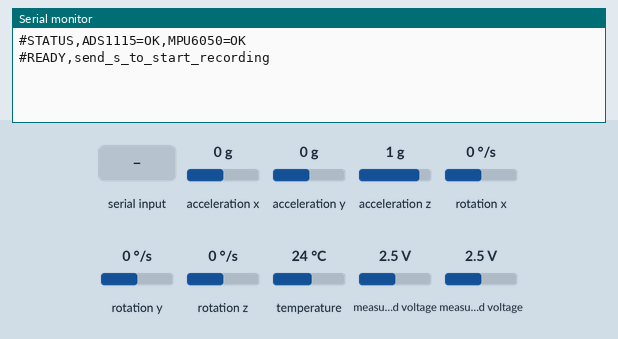
This sketch was run on a simulated ESP32-S3. On the bench: the last lines printed to the serial monitor. The test bench sets the inputs (shaded band); at power-on: acceleration x 0 g, acceleration y 0 g, acceleration z 1 g, rotation x 0 °/s, rotation y 0 °/s, rotation z 0 °/s, temperature 24 °C, measured voltage 2.5 V.

Above: at 2.4 s.
2.5 s: "s" received over Serial
At 3.4 s:
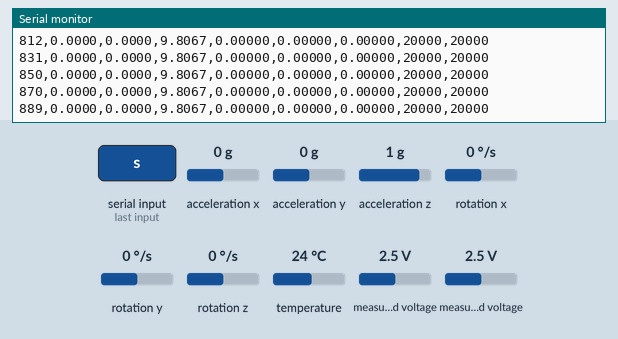
4.0 s: "x" received over Serial
At 4.9 s:
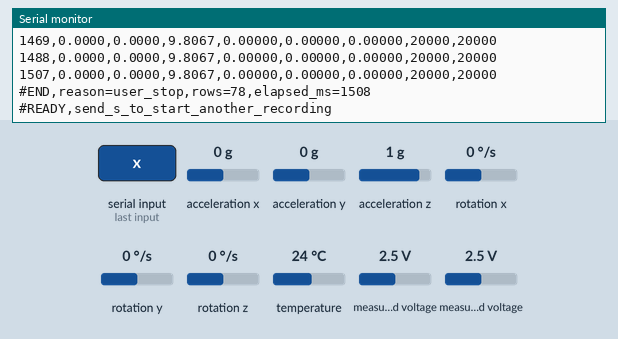
Timing chart, 0 to 7.0 s (numbered marks = the images above; inputs shaded):
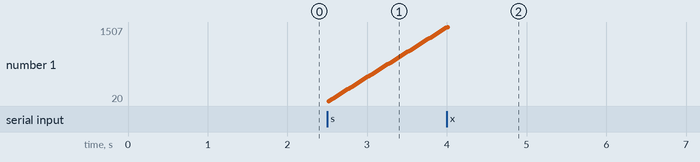

The sketch:

AMMA_Prototype3_CSV_Logger.ino
```cpp
/*
  AMMA Prototype 3 — 5-minute CSV logger
  Board: ESP32-S3
  I2C: SDA GPIO 8, SCL GPIO 9, 100 kHz
  MPU6050: 0x68
  ADS1115: 0x48
  Piezo left: ADS1115 A1
  Piezo right: ADS1115 A0

  Serial protocol:
    - Firmware prints READY on boot.
    - Send 's' to start one 5-minute recording.
    - Send 'x' to stop early.
    - CSV data is emitted at a target 100 Hz.

  IMPORTANT:
  Do not connect piezo elements directly to ADS1115 inputs unless
  the input circuit has been checked for voltage/transient protection.
*/

#include <Wire.h>
#include <Adafruit_ADS1X15.h>
#include <Adafruit_MPU6050.h>
#include <Adafruit_Sensor.h>

static const int I2C_SDA_PIN = 8;
static const int I2C_SCL_PIN = 9;

static const uint8_t ADS1115_ADDR = 0x48;
static const uint8_t MPU6050_ADDR = 0x68;

static const uint32_t SAMPLE_RATE_HZ = 100;
static const uint32_t SAMPLE_PERIOD_US = 1000000UL / SAMPLE_RATE_HZ;
static const uint32_t RECORD_DURATION_MS = 5UL * 60UL * 1000UL;

Adafruit_ADS1115 ads;
Adafruit_MPU6050 mpu;

bool adsReady = false;
bool mpuReady = false;
bool recording = false;

uint32_t recordingStartUs = 0;
uint32_t nextSampleUs = 0;
uint32_t rowsWritten = 0;

void printCsvHeader() {
  Serial.println(
    "time_ms,acc_x_m_s2,acc_y_m_s2,acc_z_m_s2,"
    "gyro_x_rad_s,gyro_y_rad_s,gyro_z_rad_s,"
    "piezo_left_a1_counts,piezo_right_a0_counts"
  );
}

void startRecording() {
  if (!adsReady || !mpuReady) {
    Serial.println("#ERROR,sensor_initialization_failed");
    return;
  }

  rowsWritten = 0;
  recordingStartUs = micros();
  nextSampleUs = recordingStartUs;
  recording = true;

  printCsvHeader();
}

void stopRecording(const char *reason) {
  recording = false;
  Serial.print("#END,reason=");
  Serial.print(reason);
  Serial.print(",rows=");
  Serial.print(rowsWritten);
  Serial.print(",elapsed_ms=");
  Serial.println((uint32_t)(micros() - recordingStartUs) / 1000UL);
  Serial.println("#READY,send_s_to_start_another_recording");
}

void setup() {
  Serial.begin(460800);

  // Allow USB serial host to connect; do not wait forever for Serial.
  delay(1200);

  Wire.begin(I2C_SDA_PIN, I2C_SCL_PIN);
  Wire.setClock(100000);

  adsReady = ads.begin(ADS1115_ADDR, &Wire);
  if (adsReady) {
    ads.setGain(GAIN_ONE);
    ads.setDataRate(RATE_ADS1115_860SPS);
  }

  mpuReady = mpu.begin(MPU6050_ADDR, &Wire);
  if (mpuReady) {
    mpu.setAccelerometerRange(MPU6050_RANGE_8_G);
    mpu.setGyroRange(MPU6050_RANGE_500_DEG);
    mpu.setFilterBandwidth(MPU6050_BAND_21_HZ);
  }

  Serial.print("#STATUS,ADS1115=");
  Serial.print(adsReady ? "OK" : "FAIL");
  Serial.print(",MPU6050=");
  Serial.println(mpuReady ? "OK" : "FAIL");
  Serial.println("#READY,send_s_to_start_recording");
}

void loop() {
  while (Serial.available() > 0) {
    char c = (char)Serial.read();

    if ((c == 's' || c == 'S') && !recording) {
      startRecording();
    } else if ((c == 'x' || c == 'X') && recording) {
      stopRecording("user_stop");
    }
  }

  if (!recording) {
    delay(2);
    return;
  }

  uint32_t nowUs = micros();
  if ((int32_t)(nowUs - nextSampleUs) < 0) {
    return;
  }

  // Keep a stable schedule. If an iteration overruns, start from now
  // rather than emitting a burst of catch-up samples.
  nextSampleUs += SAMPLE_PERIOD_US;
  if ((int32_t)(micros() - nextSampleUs) >= 0) {
    nextSampleUs = micros() + SAMPLE_PERIOD_US;
  }

  sensors_event_t accel, gyro, temp;
  mpu.getEvent(&accel, &gyro, &temp);

  // Single-ended raw ADC counts. These are not calibrated force units.
  int16_t piezoLeft = ads.readADC_SingleEnded(1);  // A1 = left
  int16_t piezoRight = ads.readADC_SingleEnded(0); // A0 = right

  uint32_t elapsedUs = micros() - recordingStartUs;
  uint32_t elapsedMs = elapsedUs / 1000UL;

  // One CSV row per acquired sample set.
  Serial.print(elapsedMs);
  Serial.print(',');
  Serial.print(accel.acceleration.x, 4);
  Serial.print(',');
  Serial.print(accel.acceleration.y, 4);
  Serial.print(',');
  Serial.print(accel.acceleration.z, 4);
  Serial.print(',');
  Serial.print(gyro.gyro.x, 5);
  Serial.print(',');
  Serial.print(gyro.gyro.y, 5);
  Serial.print(',');
  Serial.print(gyro.gyro.z, 5);
  Serial.print(',');
  Serial.print(piezoLeft);
  Serial.print(',');
  Serial.println(piezoRight);

  rowsWritten++;

  if (elapsedMs >= RECORD_DURATION_MS) {
    stopRecording("duration_complete");
  }
}
```

Measured:
- after the input at 2.5 s, the serial monitor: prints a new line at once (image 1)
